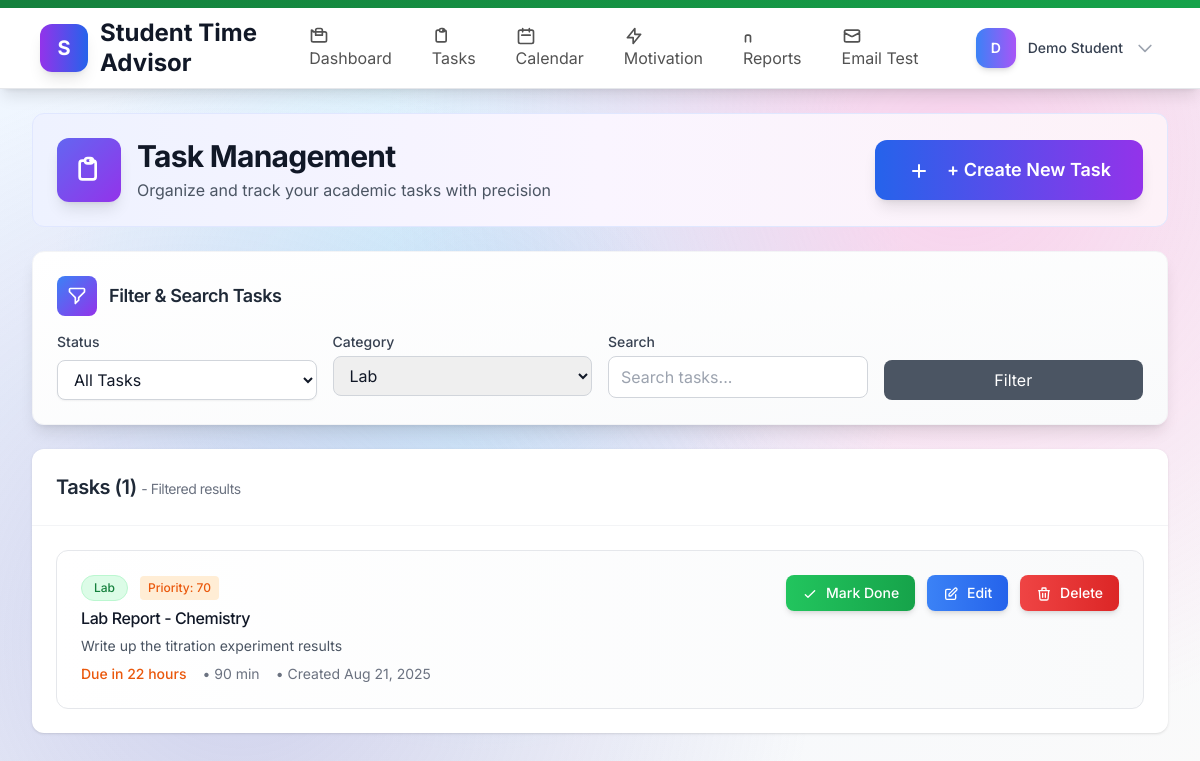
Page /public/tasks.php?category=Lab (signed in) on the committed database.
### tables this page shows
CREATE TABLE tasks (
  id INT AUTO_INCREMENT PRIMARY KEY,
  user_id INT NOT NULL,
  title VARCHAR(255) NOT NULL,
  description TEXT,
  category ENUM('Lecture','Lab','Exam','Assignment','Other') DEFAULT 'Other',
  priority ENUM('Low','Medium','High','Urgent') DEFAULT 'Medium',
  due_at DATETIME NOT NULL,
  estimated_minutes INT DEFAULT 60,
  actual_minutes INT NULL,  
  completed TINYINT(1) DEFAULT 0,
  completed_at DATETIME NULL,
  created_at TIMESTAMP DEFAULT CURRENT_TIMESTAMP,
  updated_at TIMESTAMP NULL DEFAULT NULL ON UPDATE CURRENT_TIMESTAMP,
  
  FOREIGN KEY (user_id) REFERENCES users(id) ON DELETE CASCADE,
  INDEX idx_user_due (user_id, due_at),
  INDEX idx_user_completed (user_id, completed),
  INDEX idx_user_category (user_id, category),
  INDEX idx_user_priority (user_id, priority),
  INDEX idx_due_at (due_at),
  INDEX idx_created_at (created_at)
);

### public/tasks.php (the view, shortened to what this page needs)
<?php
require_once __DIR__ . '/../includes/functions.php';
$user = current_user();
$pdo = DB::conn();
$filter_status = $_GET['status'] ?? 'all';
$filter_category = $_GET['category'] ?? 'all';
$search = trim($_GET['search'] ?? '');
$where_conditions = ["user_id = ?"];
$params = [$user['id']];
if ($filter_category !== 'all') {
    $where_conditions[] = "category = ?";
    $params[] = $filter_category;
}
$where_clause = implode(' AND ', $where_conditions);
$stmt = $pdo->prepare("SELECT * FROM tasks WHERE $where_clause ORDER BY due_at ASC");
$stmt->execute($params);
$tasks = $stmt->fetchAll();
include __DIR__ . '/../includes/layout/header.php';
?>
<div class="space-y-6">
    <div class="bg-gradient-to-r from-indigo-50 via-purple-50 to-pink-50 rounded-xl p-6 mb-6 border border-indigo-100">
        <div class="flex flex-col sm:flex-row sm:items-center sm:justify-between">
            <div class="flex items-center space-x-4">
                <div class="w-16 h-16 bg-gradient-to-br from-indigo-500 to-purple-600 rounded-xl flex items-center justify-center shadow-lg">
                    <svg class="w-8 h-8 text-white" fill="none" stroke="currentColor" viewBox="0 0 24 24">
                        <path stroke-linecap="round" stroke-linejoin="round" stroke-width="2" d="M9 5H7a2 2 0 00-2 2v10a2 2 0 002 2h8a2 2 0 002-2V7a2 2 0 00-2-2h-2M9 5a2 2 0 002 2h2a2 2 0 002-2M9 5a2 2 0 012-2h2a2 2 0 012 2"></path>
                    </svg>
                </div>
                <div>
                    <h1 class="text-3xl font-bold text-gray-900">Task Management</h1>
                    <p class="text-gray-600 mt-1">Organize and track your academic tasks with precision</p>
                </div>
            </div>
            <div class="flex gap-3 mt-4 sm:mt-0">
                <button onclick="document.getElementById('createTaskModal').classList.remove('hidden')"
                        class="bg-gradient-to-r from-blue-600 to-purple-600 text-white px-8 py-4 rounded-xl hover:from-blue-700 hover:to-purple-700 transition-all duration-300 font-semibold shadow-lg hover:shadow-xl transform hover:-translate-y-1 text-lg">
                    <svg class="w-6 h-6 inline mr-3" fill="none" stroke="currentColor" viewBox="0 0 24 24">
                        <path stroke-linecap="round" stroke-linejoin="round" stroke-width="2" d="M12 6v6m0 0v6m0-6h6m-6 0H6"></path>
                    </svg>
                    + Create New Task
                </button>
            </div>
        </div>
    </div>
    <div class="bg-gradient-to-br from-white to-gray-50 rounded-xl shadow-lg p-6 border border-gray-100">
        <div class="flex items-center mb-4">
            <div class="w-10 h-10 bg-gradient-to-br from-blue-500 to-purple-600 rounded-lg flex items-center justify-center mr-3">
            </div>
            <h3 class="text-lg font-semibold text-gray-800">Filter & Search Tasks</h3>
        </div>
        <form method="get" class="grid grid-cols-1 md:grid-cols-4 gap-4">
            <div>
                <label class="block text-sm font-medium text-gray-700 mb-2">Status</label>
                <select name="status" class="w-full border border-gray-300 rounded-lg px-3 py-2 focus:ring-2 focus:ring-blue-500 focus:border-blue-500 bg-white shadow-sm">
                    <option value="all" <?php echo $filter_status === 'all' ? 'selected' : ''; ?>>All Tasks</option>
                </select>
            </div>
            <div>
                <label class="block text-sm font-medium text-gray-700 mb-1">Category</label>
                <select name="category" class="w-full border border-gray-300 rounded-lg px-3 py-2 focus:ring-2 focus:ring-blue-500 focus:border-blue-500">
                    <option value="Lab" <?php echo $filter_category === 'Lab' ? 'selected' : ''; ?>>Lab</option>
                </select>
            </div>
            <div>
                <label class="block text-sm font-medium text-gray-700 mb-1">Search</label>
                <input type="text" name="search" value="<?php echo h($search); ?>"
                       placeholder="Search tasks..."
                       class="w-full border border-gray-300 rounded-lg px-3 py-2 focus:ring-2 focus:ring-blue-500 focus:border-blue-500">
            </div>
            <div class="flex items-end">
                <button type="submit" class="w-full bg-gray-600 text-white px-4 py-2 rounded-lg hover:bg-gray-700 transition-colors">
                    Filter
                </button>
            </div>
        </form>
    </div>
    <div class="bg-white rounded-xl shadow">
        <div class="p-6 border-b border-gray-100">
            <h2 class="text-xl font-semibold text-gray-800">
                Tasks (<?php echo count($tasks); ?>)
                <?php if ($filter_status !== 'all' || $filter_category !== 'all' || !empty($search)): ?>
                    <span class="text-sm font-normal text-gray-500">
                        - Filtered results
                    </span>
                <?php endif; ?>
            </h2>
        </div>
        <div class="p-6">
            <?php if (empty($tasks)): ?>
                <div class="text-center py-20">
                    <div class="w-24 h-24 bg-gradient-to-br from-blue-100 to-purple-100 rounded-full flex items-center justify-center mx-auto mb-8 shadow-lg">
                        <svg class="w-12 h-12 text-blue-500" fill="none" stroke="currentColor" viewBox="0 0 24 24">
                            <path stroke-linecap="round" stroke-linejoin="round" stroke-width="2" d="M9 5H7a2 2 0 00-2 2v10a2 2 0 002 2h8a2 2 0 002-2V7a2 2 0 00-2-2h-2M9 5a2 2 0 002 2h2a2 2 0 002-2M9 5a2 2 0 012-2h2a2 2 0 012 2"></path>
                        </svg>
                    </div>
                    <h3 class="text-3xl font-bold text-gray-800 mb-4">Ready to Get Organized? 🚀</h3>
                    <p class="text-lg text-gray-600 mb-8 max-w-md mx-auto">Create your first task and start building your academic success story. Track deadlines, manage priorities, and stay on top of your studies.</p>
                    <button onclick="document.getElementById('createTaskModal').classList.remove('hidden')"
                            class="bg-gradient-to-r from-blue-600 to-purple-600 text-white px-10 py-4 rounded-xl hover:from-blue-700 hover:to-purple-700 transition-all duration-300 font-bold shadow-xl hover:shadow-2xl transform hover:-translate-y-2 text-xl">
                        <svg class="w-7 h-7 inline mr-3" fill="none" stroke="currentColor" viewBox="0 0 24 24">
                            <path stroke-linecap="round" stroke-linejoin="round" stroke-width="2" d="M12 6v6m0 0v6m0-6h6m-6 0H6"></path>
                        </svg>
                        ✨ Create Your First Task
                    </button>
                    <p class="text-sm text-gray-500 mt-4">It only takes a few seconds to get started!</p>
                </div>
            <?php else: ?>
                <div class="space-y-4">
                    <?php foreach($tasks as $task): ?>
                        <div class="bg-gradient-to-r from-white to-gray-50 border border-gray-200 rounded-xl p-6 hover:shadow-lg transition-all duration-300 transform hover:-translate-y-1 <?php echo $task['completed'] ? 'opacity-75' : ''; ?>">
                            <div class="flex items-start justify-between">
                                <div class="flex-1">
                                    <div class="flex items-center gap-3 mb-2">
                                        <span class="px-3 py-1 text-xs font-medium rounded-full border <?php echo get_category_color($task['category']); ?>">
                                            <?php echo h($task['category']); ?>
                                        </span>
                                        <?php if (!$task['completed']): ?>
                                            <?php $priority = priority_score($task); ?>
                                            <?php if ($priority > 0): ?>
                                                <span class="px-2 py-1 text-xs font-medium rounded <?php echo get_priority_color($priority); ?>">
                                                    Priority: <?php echo $priority; ?>
                                                </span>
                                            <?php endif; ?>
                                        <?php endif; ?>
                                    </div>
                                    <h3 class="font-medium text-gray-900 mb-2 <?php echo $task['completed'] ? 'line-through text-gray-500' : ''; ?>">
                                        <?php echo h($task['title']); ?>
                                    </h3>
                                    <?php if ($task['description']): ?>
                                        <p class="text-sm text-gray-600 mb-2"><?php echo h($task['description']); ?></p>
                                    <?php endif; ?>
                                    <div class="flex items-center gap-4 text-sm text-gray-500">
                                        <span><?php echo format_due_date($task['due_at']); ?></span>
                                        <?php if ($task['estimated_minutes']): ?>
                                            <span>• <?php echo $task['estimated_minutes']; ?> min</span>
                                        <?php endif; ?>
                                        <span>• Created <?php echo date('M j, Y', strtotime($task['created_at'])); ?></span>
                                    </div>
                                </div>
                                <div class="flex items-center gap-3 ml-4">
                                    <?php if (!$task['completed']): ?>
                                        <form method="post" class="inline">
                                            <button type="submit" class="bg-gradient-to-r from-green-500 to-green-600 text-white px-4 py-2 rounded-lg text-sm hover:from-green-600 hover:to-green-700 transition-all duration-300 font-medium shadow-md hover:shadow-lg transform hover:-translate-y-0.5">
                                                <svg class="w-4 h-4 inline mr-1" fill="none" stroke="currentColor" viewBox="0 0 24 24">
                                                    <path stroke-linecap="round" stroke-linejoin="round" stroke-width="2" d="M5 13l4 4L19 7"></path>
                                                </svg>
                                                Mark Done
                                            </button>
                                        </form>
                                        <button onclick="editTask(<?php echo htmlspecialchars(json_encode($task)); ?>)"
                                                class="bg-gradient-to-r from-blue-500 to-blue-600 text-white px-4 py-2 rounded-lg text-sm hover:from-blue-600 hover:to-blue-700 transition-all duration-300 font-medium shadow-md hover:shadow-lg transform hover:-translate-y-0.5">
                                            <svg class="w-4 h-4 inline mr-1" fill="none" stroke="currentColor" viewBox="0 0 24 24">
                                                <path stroke-linecap="round" stroke-linejoin="round" stroke-width="2" d="M11 5H6a2 2 0 00-2 2v11a2 2 0 002 2h11a2 2 0 002-2v-5m-1.414-9.414a2 2 0 112.828 2.828L11.828 15H9v-2.828l8.586-8.586z"></path>
                                            </svg>
                                            Edit
                                        </button>
                                    <?php endif; ?>
                                    <form method="post" class="inline" onsubmit="return confirm('Are you sure you want to delete this task?')">
                                        <button type="submit" class="bg-gradient-to-r from-red-500 to-red-600 text-white px-4 py-2 rounded-lg text-sm hover:from-red-600 hover:to-red-700 transition-all duration-300 font-medium shadow-md hover:shadow-lg transform hover:-translate-y-0.5">
                                            <svg class="w-4 h-4 inline mr-1" fill="none" stroke="currentColor" viewBox="0 0 24 24">
                                                <path stroke-linecap="round" stroke-linejoin="round" stroke-width="2" d="M19 7l-.867 12.142A2 2 0 0116.138 21H7.862a2 2 0 01-1.995-1.858L5 7m5 4v6m4-6v6m1-10V4a1 1 0 00-1-1h-4a1 1 0 00-1 1v3M4 7h16"></path>
                                            </svg>
                                            Delete
                                        </button>
                                    </form>
                                </div>
                            </div>
                        </div>
                    <?php endforeach; ?>
                </div>
            <?php endif; ?>
        </div>
    </div>
</div>
<?php include __DIR__ . '/../includes/layout/footer.php'; ?>

### includes/functions.php (shortened to what this page needs)
<?php
function h($s){ return htmlspecialchars($s ?? '', ENT_QUOTES, 'UTF-8'); }
function category_weight($cat){
    switch($cat){
        case 'Lab': return 0.7;
    }
}
function priority_score($task){
    $now = new DateTime();
    $due = new DateTime($task['due_at']);
    $days_left = max(0, (int)$now->diff($due)->format('%r%a'));
    $base = ($days_left <= 2) ? 100 : (($days_left <= 7) ? 60 : 30);
    $weight = category_weight($task['category']);
    $progress_factor = $task['completed'] ? 0 : 1;
    return $base * $weight * $progress_factor;
}
function get_priority_color($priority_score) {
    if ($priority_score >= 50) return 'text-orange-600 bg-orange-100';
    return 'text-gray-600 bg-gray-100';
}
function get_category_color($category) {
    switch($category) {
        case 'Lab': return 'bg-green-100 text-green-700 border-green-200';
    }
}
function format_due_date($due_at) {
    $now = new DateTime();
    $due = new DateTime($due_at);
    $diff = $now->diff($due);
    if ($diff->days == 0) {
        return '<span class="text-orange-600 font-medium">Due in ' . $diff->h . ' hours</span>';
    }
    return '<span class="text-gray-600">Due in ' . $diff->days . ' days</span>';
}

### rows in the picture
tasks: category "Lab", priority "70", title "Lab Report - Chemistry", description "Write up the titration experiment results", due_at "22", estimated_minutes "90", created_at "Aug 21, 2025"

### other values in the picture
substr($user['name'] ?? 'U', 0, 1) "D"
$_SESSION['user']['name'] "Demo Student"
count($tasks) "1"
